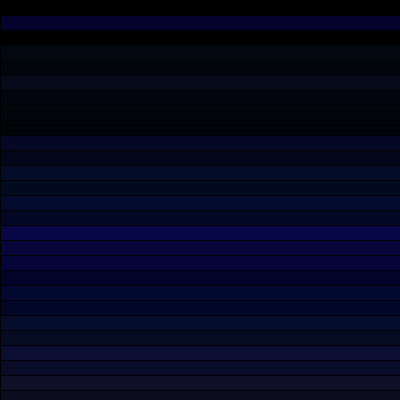
Frame 1 (no input)
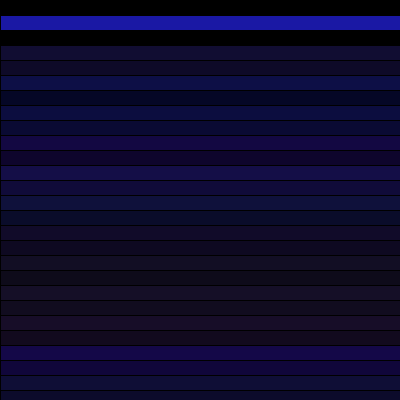
Frame 60 (the mouse pressed at the canvas centre just before this capture)
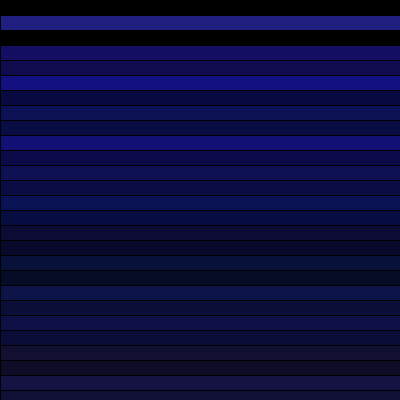
Frame 120 (the mouse held since frame 60 and released just before this capture)

The Processing sketch that drew these frames (run headless with seeded random() and noise(); from frame 60 on, the mouse is pressed at the canvas centre):

// Processing sketch: processing_37518
// ── processing_37518.pde

// HW5 
// copyright carl bajandas 2011 pittsburgh, PA 

int y = 0 ;
int x = 400;
int space = 20;

void setup ()
  {
  size (400, 400);
  background(0);
  }


void draw ()
{
  y = 0 ;

  while ( y <= 400)
  {
 
   if (y%2 == 0 )
  {
  fill (0, 50); 
  } 
    else 
    {
    fill (random(50), random (50), random (250), 50); 
  
    }
  rect (0,  y, 400, y);
  y= y +15;
  }
}

                
                
